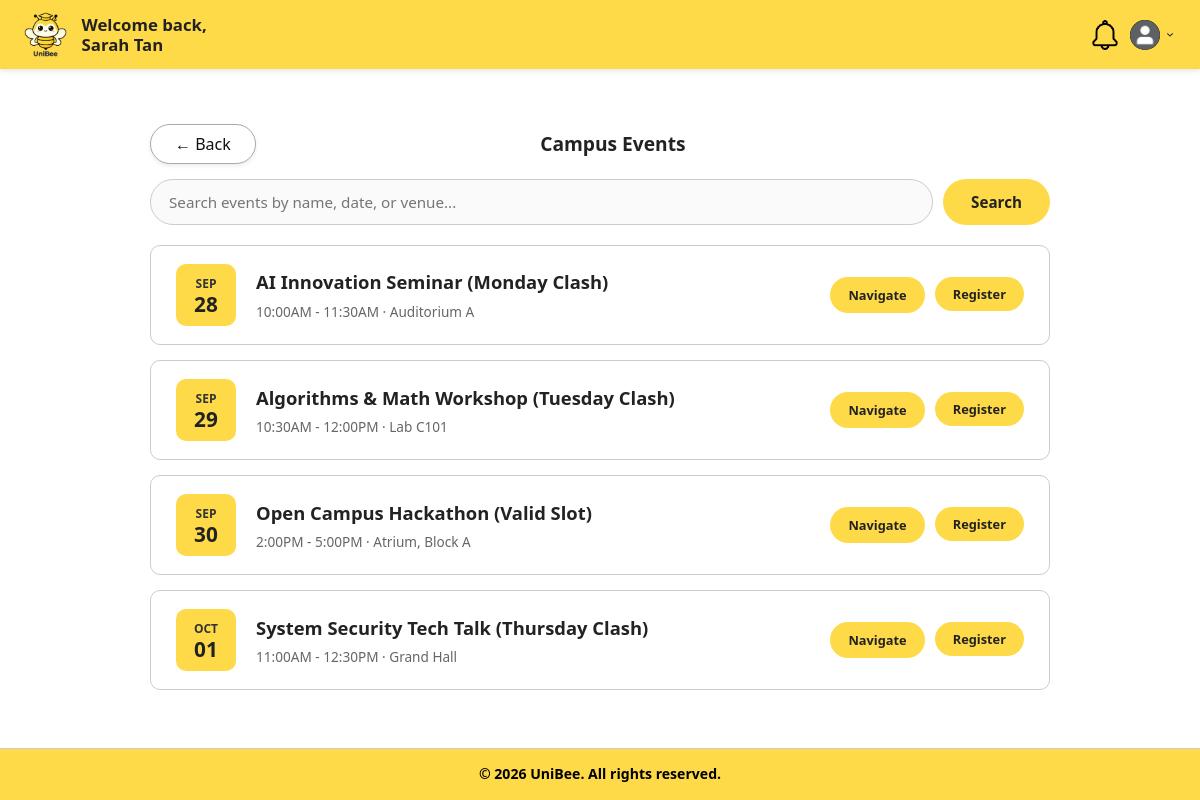
Page /boundary/viewEventsPage.php (signed in) on the committed database.
### tables this page shows
CREATE TABLE Events (
    id INT PRIMARY KEY AUTO_INCREMENT,
    universityId INT NOT NULL,
    createdBy INT,
    title VARCHAR(255) NOT NULL,
    description TEXT,
    location VARCHAR(255),
    startDatetime DATETIME,
    endDatetime DATETIME,
    capacity INT,
    status ENUM('active', 'suspended', 'cancelled', 'completed') DEFAULT 'active',
    createdAt DATETIME DEFAULT CURRENT_TIMESTAMP,
    updatedAt DATETIME DEFAULT CURRENT_TIMESTAMP ON UPDATE CURRENT_TIMESTAMP,
    FOREIGN KEY (universityId) REFERENCES Universities(id) ON DELETE CASCADE,
    FOREIGN KEY (createdBy) REFERENCES Users(id) ON DELETE SET NULL
);

### controller/viewEventsController.php (called while the page is built, shortened)
<?php
require_once "../database/database.php";
require_once "../entity/event.php";
class ViewEventsController
{
    private $eventEntity;
    public function __construct()
    {
        $database = new Database();
        $this->db = $database->connect();
        $this->eventEntity = new Event(null, null, null, null, null, null, null, null, null, null, null, null, $this->db);
    }
    public function getEventList($universityId)
    {
        return $this->eventEntity->getEventList($universityId);
    }
}
?>

### database/database.php (called while the page is built, shortened)
<?php
class Database
{
    private $host = 'localhost:3307';
    private $dbname = 'unibee';
    private $username = 'root';
    private $password = '';
    public function connect()
    {
        try {
            $this->pdo = new PDO(
                "mysql:host={$this->host};dbname={$this->dbname}",
                $this->username,
                $this->password
            );
            $this->pdo->setAttribute(PDO::ATTR_ERRMODE, PDO::ERRMODE_EXCEPTION);
            return $this->pdo;
        } catch (PDOException $e) {
            die("Database connection failed: " . $e->getMessage());
        }
    }
}

### entity/event.php (called while the page is built, shortened)
<?php
class Event
{
    private $db;
    public function __construct(
        $id = null,
        $universityId = null,
        $createdBy = null,
        $title = null,
        $description = null,
        $location = null,
        $startDatetime = null,
        $endDatetime = null,
        $capacity = null,
        $status = null,
        $createdAt = null,
        $updatedAt = null,
        $db = null
    ) {
        $this->db = $db;
    }
    public function getEventList($universityId)
    {
        try {
            $sql = "SELECT id, universityId, createdBy, title, description, location,
                           startDatetime, endDatetime, capacity, status, createdAt, updatedAt
                    FROM Events
                    WHERE universityId = ?
                      AND status = 'active'
                    ORDER BY startDatetime ASC";
            $stmt = $this->db->prepare($sql);
            $stmt->execute([$universityId]);
            return $stmt->fetchAll(PDO::FETCH_ASSOC);
        } catch (Exception $e) {
            error_log("Event list fetch error: " . $e->getMessage());
            return false;
        }
    }
}
?>

### boundary/viewEventsPage.php (the view, shortened to what this page needs)
<?php
require_once "../controller/viewEventsController.php";
$userRole = strtolower($_SESSION['user_role'] ?? $_SESSION['role'] ?? 'student');
$isLecturer = in_array($userRole, ['lecturer', 'staff', 'teacher']);
$dashboardPage = $isLecturer ? 'lecturerDashboardPage.php' : 'studentDashboardPage.php';
$controller = new ViewEventsController();
$universityId = $_SESSION['university_id'] ?? 1;
$events = $controller->getEventList($universityId);
$eventsToDisplay = $_SESSION['search_results'] ?? $events;
$searchKeywordValue = $_SESSION['search_keyword'] ?? '';
?>
<!DOCTYPE html>
<html lang="en">
<head>
    <link rel="stylesheet" href="../style.css">
</head>
<body>
    <header class="header">
        <div class="logo-container">
            <a href="<?php echo $dashboardPage; ?>">
                <img src="../images/uniBeeLogo.png" alt="UniBee Logo">
            </a>
        </div>
        <div class="welcome-message">
            <span>Welcome back,</span>
            <strong><?php echo htmlspecialchars($_SESSION['user_name'] ?? ''); ?></strong>
        </div>
        <div class="dashboard-header-right">
            <a href="notificationPage.php" class="header-icon">
                <img src="../images/notification.png" alt="Notifications">
            </a>
            <div class="profile-dropdown">
                <div class="profile-container" onclick="toggleDropdown()">
                    <img src="../images/profilePic.png" alt="Profile" class="profile-icon">
                    <img src="../images/dropdown.png" alt="Menu" class="dropdown-arrow">
                </div>
            </div>
        </div>
    </header>
    <main class="dashboard">
        <div class="profile-header"
            style="max-width: 900px; margin: 25px auto 15px auto; display:flex; align-items:center; justify-content:space-between;">
            <a href="<?php echo $dashboardPage; ?>" class="btn-back">&#8592; Back</a>
            <h2 class="section-label" style="margin: 0;">Campus Events</h2>
        </div>
        <form action="../controller/searchEventController.php" method="GET" class="event-search-bar">
            <input type="text" id="eventSearchInput" name="keyword"
                placeholder="Search events by name, date, or venue..."
                value="<?php echo htmlspecialchars($searchKeywordValue); ?>">
            <button type="submit" name="search" class="btn-search">Search</button>
        </form>
        <?php if ($eventsToDisplay === false): ?>
            <p class="error-message">Unable to retrieve events. Please try again later.</p>
        <?php elseif (empty($eventsToDisplay)): ?>
            <p class="no-notifications">No upcoming events available.</p>
        <?php else: ?>
            <div class="event-list">
                <?php foreach ($eventsToDisplay as $event): ?>
                    <?php
                    $startDate = strtotime($event['startDatetime']);
                    $endDate = strtotime($event['endDatetime']);
                    $month = date('M', $startDate);
                    $day = date('d', $startDate);
                    $time = date('g:iA', $startDate) . ' - ' . date('g:iA', $endDate);
                    $isPast = $startDate < time();
                    ?>
                    <div class="event-item" data-title="<?php echo htmlspecialchars(strtolower($event['title'])); ?>">
                        <div class="event-date-badge">
                            <span class="event-month"><?php echo $month; ?></span>
                            <span class="event-day"><?php echo $day; ?></span>
                        </div>
                        <div class="event-info">
                            <h3><?php echo htmlspecialchars($event['title']); ?></h3>
                            <p><?php echo htmlspecialchars($time); ?> · <?php echo htmlspecialchars($event['location']); ?></p>
                        </div>
                        <div class="event-actions">
                            <a href="viewEventNavigationPage.php?eventId=<?php echo urlencode($event['id']); ?>"
                                class="btn-event-nav">
                                Navigate
                            </a>
                            <?php if ($isPast): ?>
                                <button class="btn-event-past" disabled>Past Event</button>
                            <?php else: ?>
                                <form action="../controller/registerEventController.php" method="POST" class="event-register-form">
                                    <button type="submit" name="register_event" class="btn-event-register">Register</button>
                                </form>
                            <?php endif; ?>
                        </div>
                    </div>
                <?php endforeach; ?>
            </div>
        <?php endif; ?>
    </main>
    <footer>
        <div class="footer-bottom-bar">
            &copy; 2026 UniBee. All rights reserved.
        </div>
    </footer>
</body>
</html>

### rows in the picture
events: startDatetime "SEP", startDatetime "28", title "AI Innovation Seminar (Monday Clash)", time "10:00AM - 11:30AM", location "Auditorium A"
events: startDatetime "SEP", startDatetime "29", title "Algorithms & Math Workshop (Tuesday Clash)", time "10:30AM - 12:00PM", location "Lab C101"
events: startDatetime "SEP", startDatetime "30", title "Open Campus Hackathon (Valid Slot)", time "2:00PM - 5:00PM", location "Atrium, Block A"
events: startDatetime "OCT", startDatetime "01", title "System Security Tech Talk (Thursday Clash)", time "11:00AM - 12:30PM", location "Grand Hall"

### other values in the picture
$_SESSION['user_name'] "Sarah Tan"
